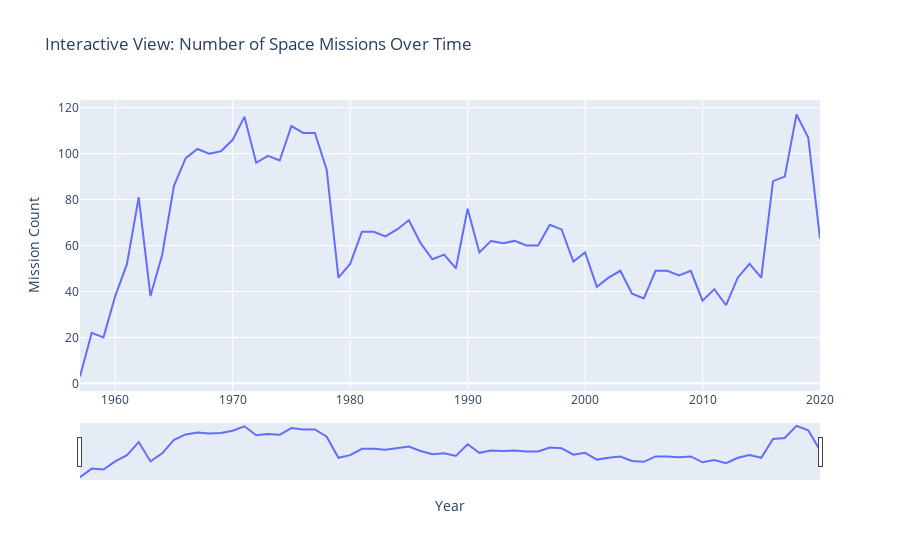

Source (notebook cell):
### Code cell
fig3 = px.line(missions_per_year, x='Year', y='Mission_Count',
              title='Interactive View: Number of Space Missions Over Time')

fig3.update_layout(
    xaxis=dict(rangeslider=dict(visible=True), title='Year'),
    yaxis_title='Mission Count'
)

fig3.show()

### Figure 1 — Plotly figure (JSON) as saved in the notebook; plotly's stock layout.template omitted (floating-point values rounded to 4 significant figures)
{"data": [{"hovertemplate": "Year=%{x}<br>Mission_Count=%{y}<extra></extra>", "legendgroup": "", "line": {"color": "#636efa", "dash": "solid"}, "marker": {"symbol": "circle"}, "mode": "lines", "name": "", "orientation": "v", "showlegend": false, "type": "scatter", "x": [1957, 1958, 1959, 1960, 1961, 1962, 1963, 1964, 1965, 1966, 1967, 1968, 1969, 1970, 1971, 1972, 1973, 1974, 1975, 1976, 1977, 1978, 1979, 1980, 1981, 1982, 1983, 1984, 1985, 1986, 1987, 1988, 1989, 1990, 1991, 1992, 1993, 1994, 1995, 1996, 1997, 1998, 1999, 2000, 2001, 2002, 2003, 2004, 2005, 2006, 2007, 2008, 2009, 2010, 2011, 2012, 2013, 2014, 2015, 2016, 2017, 2018, 2019, 2020], "xaxis": "x", "y": [3, 22, 20, 38, 52, 81, 38, 56, 86, 98, 102, 100, 101, 106, 116, 96, 99, 97, 112, 109, 109, 93, 46, 52, 66, 66, 64, 67, 71, 61, 54, 56, 50, 76, 57, 62, 61, 62, 60, 60, 69, 67, 53, 57, 42, 46, 49, 39, 37, 49, 49, 47, 49, 36, 41, 34, 46, 52, 46, 88, 90, 117, 107, 63], "yaxis": "y"}], "layout": {"legend": {"tracegroupgap": 0}, "title": {"text": "Interactive View: Number of Space Missions Over Time"}, "xaxis": {"anchor": "y", "domain": [0, 1], "rangeslider": {"visible": true}, "title": {"text": "Year"}}, "yaxis": {"anchor": "x", "domain": [0, 1], "title": {"text": "Mission Count"}}}}
